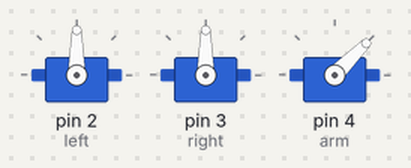
The sketch below on a simulated Arduino Uno, built with avr-gcc and run on an emulated ATmega328P. On the bench: 3 × servo.

Above: at 0.05 s.
At 1.75 s:
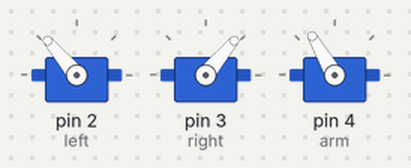
At 3.5 s:
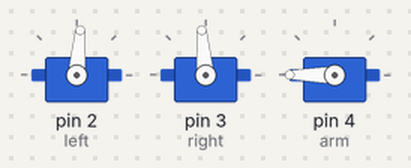
At 6.95 s:
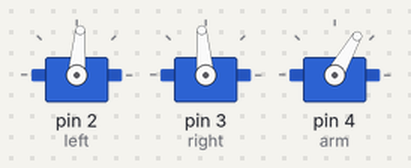
At 9.7 s:
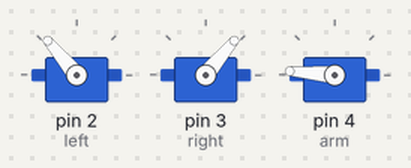
At 12.45 s:
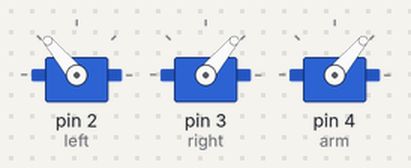
Timing chart, 0 to 16.2 s (numbered marks = the images above):
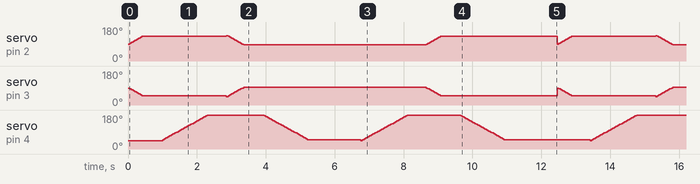

Measured:
- by itself, servo on pin 2 (left): moves between 85° and 135°, repeating every 12.5 s
- by itself, servo on pin 3 (right): moves between 45° and 95°, repeating every 12.5 s
- by itself, servo on pin 4 (arm): moves between 45° and 180°, repeating every 12.5 s

The sketch:

Robot_Arm.ino
```cpp
#include<Servo.h>


Servo left;
Servo right;
Servo arm;

int x,y;
int t=50;
int time=3000;

void setup() {

  left.attach(2);
  right.attach(3);
  arm.attach(4);

// 90= left lanwee,  180= left aathwee
// 90= right lanwee, 0= right aathwee

arm.write(45);
left.write(120);
right.write(60);

}

void loop() {

  load();
  delay(1000);
  unload();
  delay(1000);


}

void load(){
  miss();
  delay(500);
  down();
  delay(500);
  fix();
  delay(500);
  up();
  delay(500);
}

void unload(){
  down();
  delay(500);
  miss();
  delay(500);
  up();
  delay(500);
}
void miss(){
for(x=0; x<45; x+=5){
  left.write(90+x);      // left aathwee 90-180, 90-135
  right.write(90-x);     // right aathwee 90-0, 90-45
  delay(t);
}
}

void fix(){
  for(x=45; x>-10; x-=5){
  left.write(90+x);      // left lanwee 180-80
  right.write(90-x);     // right lanwee 0-100
  delay(t);
}
}

void down(){
for(y=45; y<=180; y+=5){
 arm.write(y);          // up
 delay(t);
}
}

void up(){
for(y=180; y>45; y-=5){
 arm.write(y);         // down
 delay(t);
}
}
```
